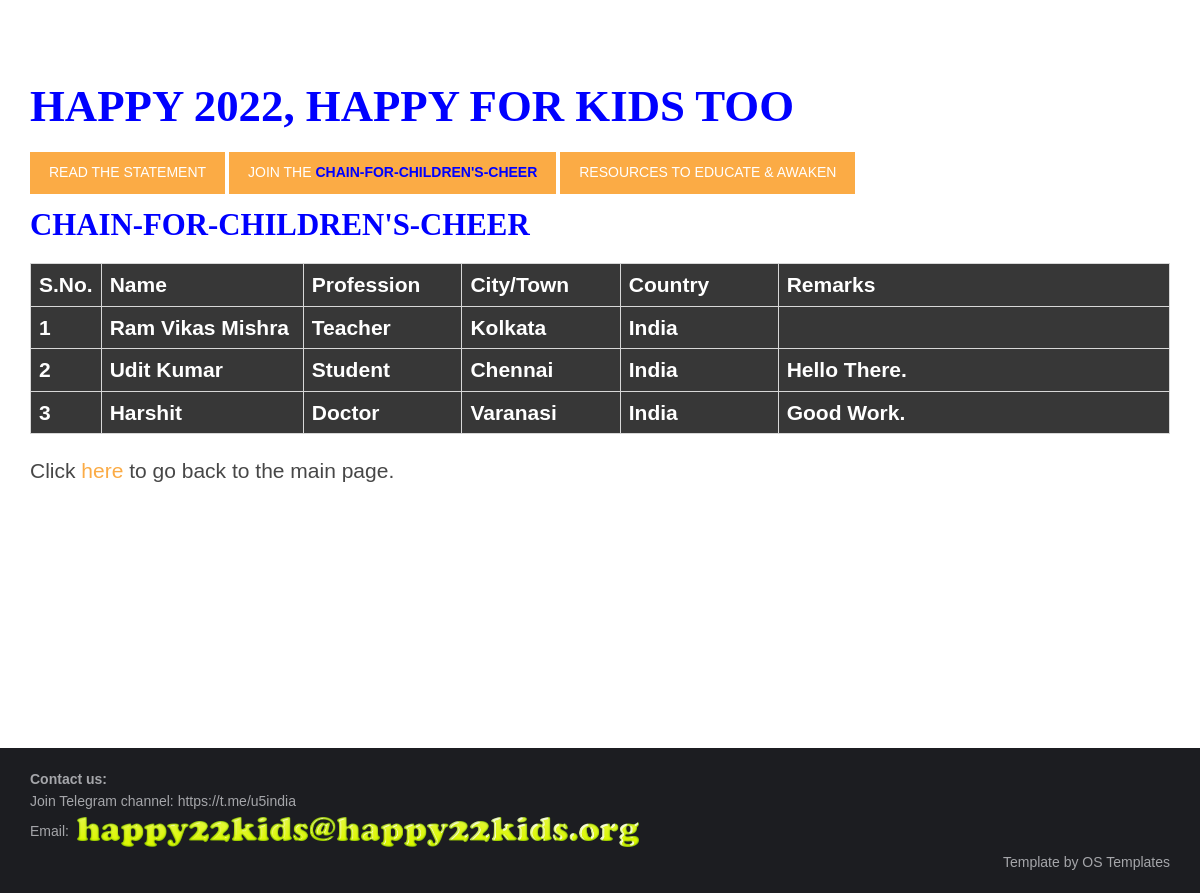
The page /result on the database its author committed.
### tables this page shows
CREATE TABLE entries (
            id INTEGER PRIMARY KEY AUTOINCREMENT,
            name TEXT,
            profession TEXT,
            city TEXT,
            country TEXT,
            remarks TEXT,
            contact TEXT,
            volunteer INTEGER,
            volunteerLevel TEXT
        );

### App.py (the view)
@app.route('/result')
def result():
    conn = sqlite3.connect('entries.db')
    cursor = conn.cursor()
    cursor.execute('SELECT * FROM entries')
    entries = cursor.fetchall()
    conn.close()
    return render_template('result.html', entries=entries)

### templates/result.html (shortened to what this page needs)
<!DOCTYPE html>
<html lang="">
<head>
    <link href="{{ url_for('static', filename='layout/styles/layout.css') }}" rel="stylesheet" type="text/css"
        media="all">
</head>
<body id="top">
    <div class="wrapper row3">
        <main class="hoc container clear">
            <div class="content font-big">
                <h2 class="heading font-x3"><b>
                        <font color="#0000ff">Happy 2022, Happy for Kids Too</font>
                    </b></h2>
            </div>
            <p>
                <a class="btn" href="{{ url_for('index') }}#stmt">Read the statement</a>
                <a class="btn" href="{{ url_for('join_chain') }}">Join the <b>
                        <font color="#0000ff">Chain-for-Children's-Cheer</font>
                    </b></a>
                <a class="btn" href="{{ url_for('resources') }}">Resources to Educate &amp; Awaken</a>
            </p>
            <div class="content font-big">
                <h2 class="heading font-x2"><b>
                        <font color="#0000ff">Chain-for-Children's-Cheer</font>
                    </b></h2>
                <div class="scrollable">
                    <table>
                        <thead>
                            <tr>
                                <th style="width:5%">S.No.</th>
                                <th style="width:18%">Name</th>
                                <th style="width:14%">Profession</th>
                                <th style="width:14%">City/Town</th>
                                <th style="width:14%">Country</th>
                                <th style="width:35%">Remarks</th>
                            </tr>
                        </thead>
                        <tbody>
                            {% for entry in entries %}
                            <tr>
                                <th>{{ entry[0] }}</th>
                                <th>{{ entry[1] }}</th>
                                <th>{{ entry[2] }}</th>
                                <th>{{ entry[3] }}</th>
                                <th>{{ entry[4] }}</th>
                                <th>{{ entry[5] }}</th>
                            </tr>
                            {% endfor %}
                        </tbody>
                    </table>
                </div>
                <p>Click <a href="{{ url_for('index') }}">here</a> to go back to the main page.</p>
            </div>
        </main>
    </div>
    <div class="wrapper row3">
        <main class="hoc container clear">
        </main>
    </div>
    <div class="wrapper row5">
        <div id="copyright" class="hoc clear">
            <p class="fl_left">
            <figure><strong>Contact us:</strong>
            </figure>
            Join <a href="https://telegram.org/">Telegram</a> channel: <a
                href="https://t.me/u5india">https://t.me/u5india</a><br />
            Email: <img src="{{ url_for('static', filename='images/happy22kidsemail.png') }}" style="width:50%">
            </p>
            <p class="fl_right">Template by <a target="_blank" href="https://www.os-templates.com/"
                    title="Free Website Templates">OS Templates</a></p>
        </div>
    </div>
</body>
</html>

### static/layout/styles/layout.css (style rules this page uses)
.container { padding:80px 0; }
#copyright { padding:20px 0; }
#copyright * { margin:0; padding:0; }
*, *::before, *::after { transition:all .3s ease-in-out; }
table, th, td { border:1px solid; border-collapse:collapse; vertical-align:top; }
table, th { table-layout:auto; }
table { width:100%; margin-bottom:15px; }
th, td { padding:5px 8px; }
body { color:#A5A6AA; background-color:#1C1D21; }
a { color:#FBAB45; }
.btn, .btn.inverse:hover { color:#FFFFFF; background-color:#FBAB45; border-color:#FBAB45; }
.row3 { color:#474747; background-color:#FFFFFF; }
.row5, .row5 a { color:#A5A6AA; background-color:#1C1D21; }
table, th, td, #comments .avatar, #comments input, #comments textarea { border-color:#D7D7D7; }
th { color:#FFFFFF; background-color:#373737; }
tr, #comments li, #comments input[type="submit"], #comments input[type="reset"] { color:inherit; background-color:#FBFBFB; }
tr:nth-child(even), #comments li:nth-child(even) { color:inherit; background-color:#F7F7F7; }
@media screen and (min-width:1140px) { .hoc { max-width:1140px; } }

### static/layout/styles/framework.css (style rules this page uses)
html { overflow-y:scroll; overflow-x:hidden; }
html, body { margin:0; padding:0; font-size:14px; line-height:1.6em; }
*, *::before, *::after { box-sizing:border-box; }
.btn { display:inline-block; padding:8px 18px 10px; text-transform:uppercase; border:1px solid; }
.clear, .group { display:block; }
.clear::before, .clear::after, .group::before, .group::after { display:table; content:""; }
.clear, .clear::after, .group, .group::after { clear:both; }
a { outline:none; text-decoration:none; }
.fl_left, .imgl { float:left; }
.fl_right, .imgr { float:right; }
img { width:auto; max-width:100%; height:auto; margin:0; padding:0; border:none; line-height:normal; vertical-align:middle; }
body, input, textarea, select { font-family:Verdana, Geneva, sans-serif; }
h1, h2, h3, h4, h5, h6, .heading { font-family:Georgia, "Times New Roman", Times, serif; }
::placeholder { opacity:1; }
h1, h2, h3, h4, h5, h6, .heading { margin:0 0 20px 0; font-size:1.4rem; line-height:normal; font-weight:normal; text-transform:uppercase; }
.font-big { font-size:1.5rem;line-height:1.5 }
.font-x2 { font-size:2.2rem; }
.font-x3 { font-size:3.2rem; }
.wrapper { display:block; position:relative; width:100%; margin:0; padding:0; text-align:left; word-wrap:break-word; }
.hoc { display:block; margin:0 auto; }
address, article, aside, figcaption, figure, footer, header, main, nav, section { display:block; margin:0; padding:0; }

### rows shown on the page
entries: id "1", name "Ram Vikas Mishra", profession "Teacher", city "Kolkata", country "India"
entries: id "2", name "Udit Kumar", profession "Student", city "Chennai", country "India", remarks "Hello There."
entries: id "3", name "Harshit", profession "Doctor", city "Varanasi", country "India", remarks "Good Work."
